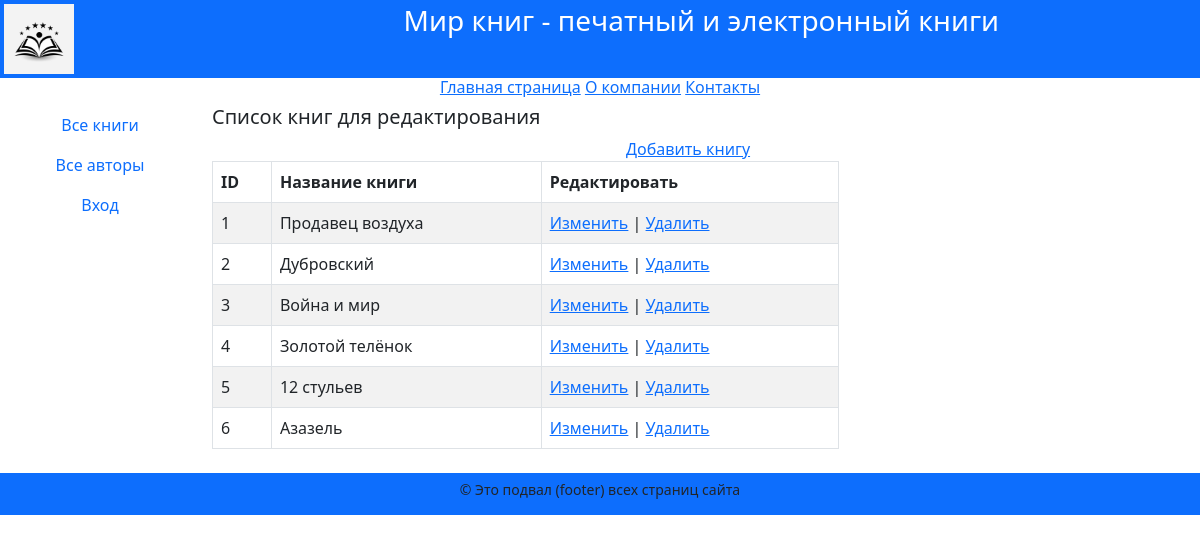
The page /edit_books/ on the database as committed earlier.
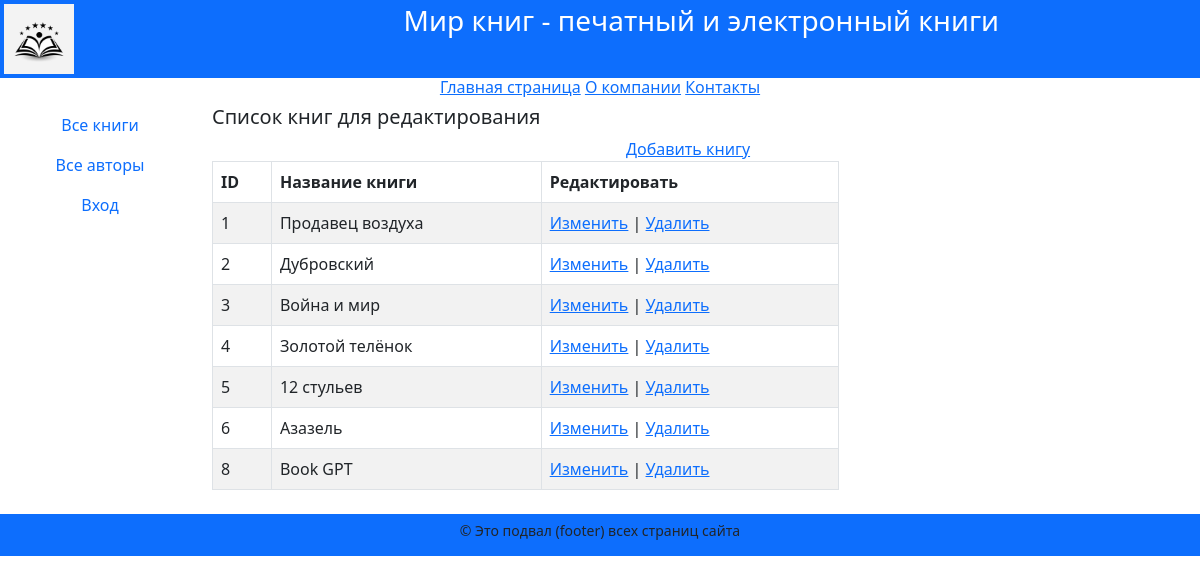
The same page on the database as committed later.
### catalog/models.py (models this page shows, shortened)
class Book(models.Model):
    title = models.CharField(
        max_length=200,
        help_text="Введите название книги",
        verbose_name="Название книги",
    )
    genre = models.ForeignKey(
        "Genre",
        on_delete=models.CASCADE,
        null=True,
        help_text="Выберите жанр книги",
        verbose_name="Жанр книги",
    )
    language = models.ForeignKey(
        "Language",
        on_delete=models.CASCADE,
        null=True,
        help_text="Выберите язык книги",
        verbose_name="Язык книги",
    )
    publisher = models.ForeignKey(
        "Publisher",
        on_delete=models.CASCADE,
        null=True,
        help_text="Выберите издательство",
        verbose_name="Издательство",
    )
    year = models.CharField(
        max_length=4,
        help_text="Введите год издания",
        verbose_name="Год издания",
    )
    author = models.ManyToManyField(
        "Author",
        help_text="Выберите автора (авторов) книги",
        verbose_name="Автор (авторы) книги",
    )
    summary = models.TextField(
        max_length=1000,
        help_text="Введите краткое описание книги",
        verbose_name="Аннотация книги",
    )
    isbn = models.CharField(
        max_length=13,
        help_text="Должно содержать 13 символов",
        verbose_name="ISBN книги",
    )
    price = models.DecimalField(
        decimal_places=2,
        max_digits=7,
        help_text="Введите цену книги",
        verbose_name="Цена (руб.)",
    )
    photo = models.ImageField(
        upload_to="images",
        help_text="Загрузите изображение обложки",
        verbose_name="Изображение обложки",
    )
    def display_author(self):
        return ", ".join([author.last_name for author in self.author.all()])
    display_author.short_description = "Авторы"

### catalog/views.py (the view)
# urls.py: path("edit_books/", views.edit_books, name="edit_books"),
def edit_books(request: HttpRequest) -> HttpResponse:
    books = Book.objects.all()
    context = {"books": books}
    return render(request, "catalog/edit_books.html", context=context)

### catalog/templates/catalog/edit_books.html (shortened to what this page needs)
{% extends "base.html" %}
{% block content %}
<div class="row text-start lh-2">
  <h5>Список книг для редактирования</h5>
</div>
<div class="row">
  <a href="{% url 'book_create' %}">Добавить книгу</a>
  <div class="col-8">
    <table class="table table-striped table-bordered text-start">
      <thead>
        <tr>
          <th>ID</th>
          <th>Название книги</th>
          <th>Редактировать</th>
        </tr>
      </thead>
      <tbody>
        {% if books %}
        {% for book in books.all %}
        <tr>
          <td>{{book.pk}}</td>
          <td>{{book.title}}</td>
          <td>
            <a href="{% url 'book_update' book.pk %}">Изменить</a> |
            <a href="{% url 'book_delete' book.pk %}">Удалить</a>
          </td>
        </tr>
        {% endfor %}
        {% else %}
        <p>В базе данных нет книг</p>
        {% endif %}
      </tbody>
    </table>
  </div>
  <div class="col-2"></div>
</div>
{% endblock content %}

Rows that differ between the two databases and show on the page:
added Book: pk "8", title "Book GPT"
